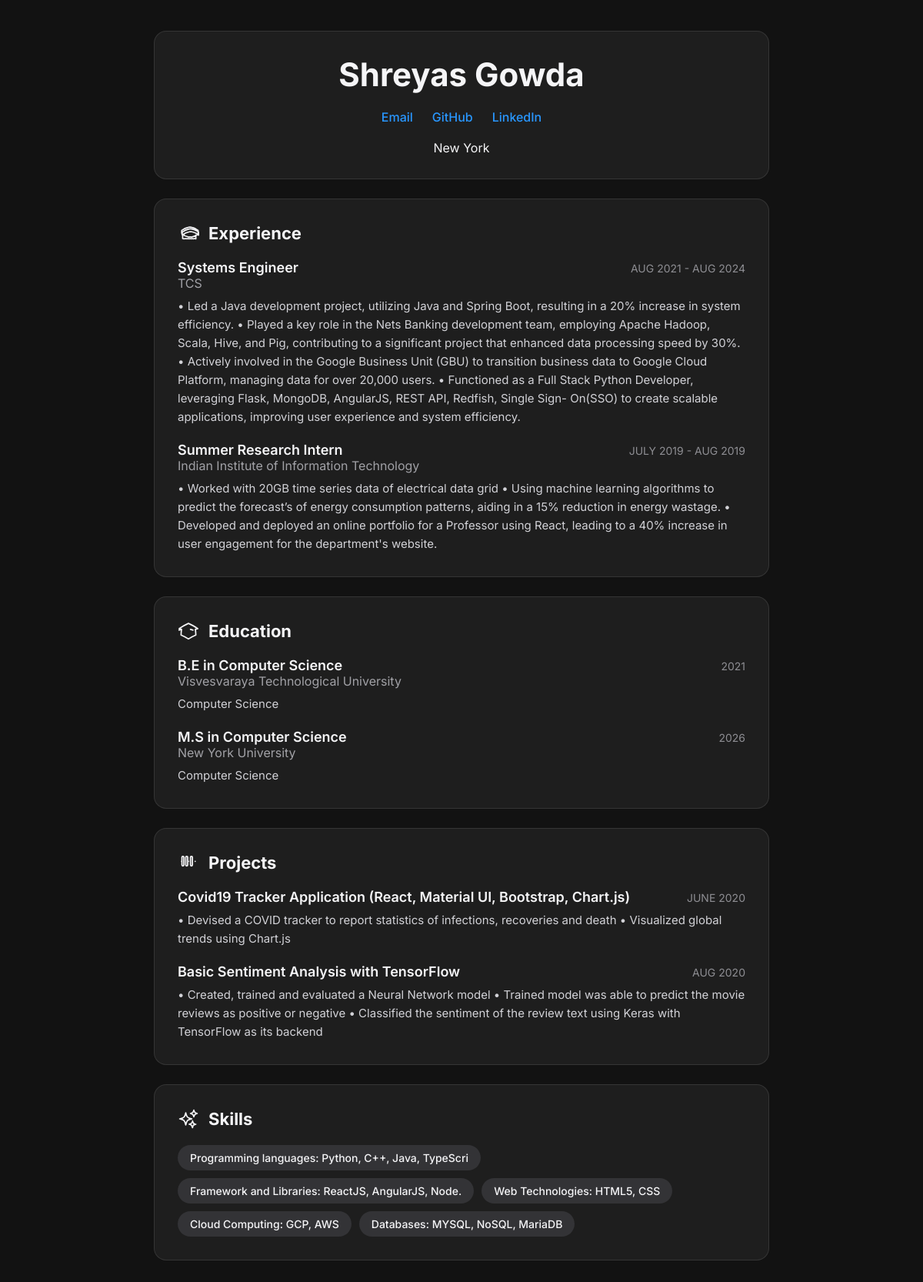
/home/cv/, run on the app's committed database.
### cv_app/models.py (models this page shows, shortened)
class ContactInformation(models.Model):
    name = models.CharField(max_length=100)
    email = models.EmailField()
    github = models.URLField()
    linkedin = models.URLField()
    location = models.CharField(max_length=100)

class Experience(models.Model):
    company = models.CharField(max_length=200)
    position = models.CharField(max_length=100)
    location = models.CharField(max_length=100)
    start_date = models.CharField(max_length=50)
    end_date = models.CharField(max_length=50)
    responsibilities = models.TextField()

class Education(models.Model):
    institution = models.CharField(max_length=200)
    degree = models.CharField(max_length=100)
    location = models.CharField(max_length=100)
    graduation_date = models.CharField(max_length=50)
    coursework = models.TextField()

class Project(models.Model):
    title = models.CharField(max_length=200)
    description = models.TextField()
    date = models.CharField(max_length=50)

class Skill(models.Model):
    skill_name = models.CharField(max_length=50)

### cv_app/views.py (the view)
# urls.py: path('cv/', views.cv, name='cv'),
def cv(request):
    contact = ContactInformation.objects.first()
    educations = Education.objects.all()
    experiences = Experience.objects.all()
    projects = Project.objects.all()
    skills = Skill.objects.all()
    context = {
        'contact': contact,
        'educations': educations,
        'experiences': experiences,
        'projects': projects,
        'skills': skills
    }
    return render(request, 'cv_app/cv_template.html', context)

### cv_app/templates/cv_app/cv_template.html (shortened to what this page needs)
<!DOCTYPE html>
<html lang="en">
<head>
</head>
<body>
    <div class="cv-container">
        <header class="card header-card">
            <h1>{{ contact.name }}</h1>
            <div class="contact-links">
                <a href="mailto:{{ contact.email }}">Email</a>
                <a href="{{ contact.github }}" target="_blank">GitHub</a>
                <a href="{{ contact.linkedin }}" target="_blank">LinkedIn</a>
            </div>
            <br>{{ contact.location }}</br>
        </header>
        <section class="card" id="experience">
            <h2>
                Experience
            </h2>
            <ul>
                {% for exp in experiences %}
                <li>
                    <div class="entry-header">
                        <div>
                            <div class="entry-title">{{ exp.position }}</div>
                            <div class="entry-subtitle">{{ exp.company }}</div>
                        </div>
                        <div class="entry-date">{{ exp.start_date }} - {{ exp.end_date }}</div>
                    </div>
                    <div class="entry-description">{{ exp.responsibilities }}</div>
                </li>
                {% endfor %}
            </ul>
        </section>
        <section class="card" id="education">
            <h2>
                Education
            </h2>
            <ul>
                {% for edu in educations %}
                <li>
                    <div class="entry-header">
                        <div>
                            <div class="entry-title">{{ edu.degree }}</div>
                            <div class="entry-subtitle">{{ edu.institution }}</div>
                        </div>
                        <div class="entry-date">{{ edu.graduation_date }}</div>
                    </div>
                    <div class="entry-description">{{ edu.coursework }}</div>
                </li>
                {% endfor %}
            </ul>
        </section>
        <section class="card" id="projects">
            <h2>
                Projects
            </h2>
            <ul>
                {% for project in projects %}
                <li>
                    <div class="entry-header">
                        <div class="entry-title">{{ project.title }}</div>
                        <div class="entry-date">{{ project.date }}</div>
                    </div>
                    <div class="entry-description">{{ project.description }}</div>
                </li>
                {% endfor %}
            </ul>
        </section>
        <section class="card" id="skills">
            <h2>
                Skills
            </h2>
            <div class="skills-container">
                {% for skill in skills %}
                <div class="skill-pill">{{ skill.skill_name }}</div>
                {% endfor %}
            </div>
        </section>
    </div>
</body>
</html>

### cv_app/templates/cv_app/cv_template.html (style rules this page uses)
body { font-family: 'Inter', sans-serif; margin: 0; padding: 40px 20px; background-color: #121212; color: #f5f5f7; }
.cv-container { max-width: 800px; margin: auto; }
.card { background: #1e1e1e; border: 1px solid rgba(255, 255, 255, 0.1); border-radius: 16px; padding: 30px; margin-bottom: 25px; }
.header-card { text-align: center; }
.header-card h1 { font-size: 42px; margin: 0 0 20px 0; }
.contact-links { display: flex; justify-content: center; gap: 25px; flex-wrap: wrap; }
.contact-links a { color: #2997ff; text-decoration: none; font-weight: 500; font-size: 16px; transition: color 0.3s ease; }
h2 { font-size: 22px; font-weight: 700; display: flex; align-items: center; gap: 12px; margin: 0 0 20px 0; }
h2 .icon { width: 28px; height: 28px; }
ul { list-style: none; padding: 0; margin: 0; }
li { margin-bottom: 20px; }
li:last-child { margin-bottom: 0; }
.entry-header { display: flex; justify-content: space-between; align-items: baseline; flex-wrap: wrap; gap: 5px 15px; margin-bottom: 8px; }
.entry-title { font-size: 18px; font-weight: 600; }
.entry-subtitle { font-size: 16px; color: #a1a1a6; }
.entry-date { font-size: 14px; color: #8e8e93; flex-shrink: 0; }
.entry-description { font-size: 15px; color: #d2d2d7; line-height: 1.6; }
.skills-container { display: flex; flex-wrap: wrap; gap: 10px; }
.skill-pill { background: #333336; color: #f5f5f7; padding: 8px 16px; border-radius: 20px; font-size: 14px; font-weight: 500; }

### data on the page
ContactInformation: name "Shreyas Gowda", location "New York"
Experience: position "Systems Engineer", company "TCS", start_date "AUG 2021", end_date "AUG 2024", responsibilities "• Led a Java development project, utilizing Java and Spring Boot, resulting in a 20% increase in system efficiency. • Played a key role in the Nets Banking development team, employing Apache Hadoop, Scala, Hive, and Pig, contributing to a significant project that enhanced data processing speed by 30%. • Actively involved in the Google Business Unit (GBU) to transition business data to Google Cloud Platform, managing data for over 20,000 users. • Functioned as a Full Stack Python Developer, leveraging Flask, MongoDB, AngularJS, REST API, Redfish, Single Sign- On(SSO) to create scalable applications, improving user experience and system efficiency."
Experience: position "Summer Research Intern", company "Indian Institute of Information Technology", start_date "JULY 2019", end_date "AUG 2019", responsibilities "• Worked with 20GB time series data of electrical data grid • Using machine learning algorithms to predict the forecast’s of energy consumption patterns, aiding in a 15% reduction in energy wastage. • Developed and deployed an online portfolio for a Professor using React, leading to a 40% increase in user engagement for the department's website."
Education: degree "B.E in Computer Science", institution "Visvesvaraya Technological University", graduation_date "2021", coursework "Computer Science"
Education: degree "M.S in Computer Science", institution "New York University", graduation_date "2026", coursework "Computer Science"
Project: title "Covid19 Tracker Application (React, Material UI, Bootstrap, Chart.js)", date "JUNE 2020", description "• Devised a COVID tracker to report statistics of infections, recoveries and death • Visualized global trends using Chart.js"
Project: title "Basic Sentiment Analysis with TensorFlow", date "AUG 2020", description "• Created, trained and evaluated a Neural Network model • Trained model was able to predict the movie reviews as positive or negative • Classified the sentiment of the review text using Keras with TensorFlow as its backend"
Skill: skill_name "Programming languages: Python, C++, Java, TypeScri"
Skill: skill_name "Framework and Libraries: ReactJS, AngularJS, Node."
Skill: skill_name "Web Technologies: HTML5, CSS"
Skill: skill_name "Cloud Computing: GCP, AWS"
Skill: skill_name "Databases: MYSQL, NoSQL, MariaDB"
